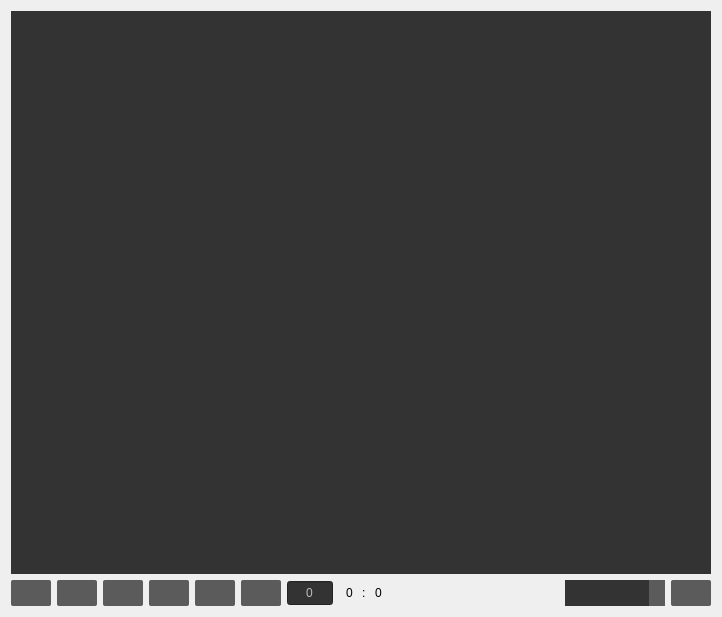
<?xml version="1.0" encoding="UTF-8"?>
<ui version="4.0">
 <class>Form</class>
 <widget class="QWidget" name="Form">
  <property name="geometry">
   <rect>
    <x>0</x>
    <y>0</y>
    <width>722</width>
    <height>617</height>
   </rect>
  </property>
  <property name="minimumSize">
   <size>
    <width>340</width>
    <height>240</height>
   </size>
  </property>
  <property name="windowTitle">
   <string>Form</string>
  </property>
  <property name="styleSheet">
   <string notr="true">
















QTabWidget::pane { /* The tab widget frame */
}

QTabWidget::tab-bar {
   /* move to the right by 5px */
    background: black;

}

/* Style the tab using the tab sub-control. Note that
    it reads QTabBar _not_ QTabWidget */
QTabBar::tab {
color: white;
    background: #363636;
    padding: 6px 26px 6px 26px;
}


QTabBar::tab:selected, QTabBar::tab:hover {
    background: #5b5b5b;
}

QTabBar::tab:selected {
    border-color: #9B9B9B;
}

QTabBar::tab:!selected {
    border-color: #474747;

}

/* make use of negative margins for overlapping tabs */
QTabBar::tab:selected {
    background: 474747;

    /* expand/overlap to the left and right by 4px */

}

QTabBar::tab:first:selected {
    margin-left: 0; /* the first selected tab has nothing to overlap with on the left */
}

QTabBar::tab:last:selected {
    margin-right: 0; /* the last selected tab has nothing to overlap with on the right */
}

QTabBar::tab:only-one {
    margin: 0; /* if there is only one tab, we don't want overlapping margins */
}
















		QMenuBar
		{	
			color: #fff;

			background-color: #363636;
		}

		QMenuBar::item
		{	
			color: #fff;

			background-color: #474747;
		}

		QMenuBar::item:selected
		{	
			color: #fff;

			background-color: #363636;
		}
		
		QMenu
		{
			background-color: #363636;			
			color: #fff;
		
		}


		QMenu::item:selected
		{
			background-color: #fff;			
			color: #34495e;
			
		}

















QToolBar {
    background: #363636;
    spacing: 3px; /* spacing between items in the tool bar */
}

QToolBar::handle {
/*
    background: #363636;
*/
}

</string>
  </property>
  <layout class="QVBoxLayout" name="verticalLayout">
   <item>
    <widget class="QLabel" name="viewer">
     <property name="sizePolicy">
      <sizepolicy hsizetype="Preferred" vsizetype="MinimumExpanding">
       <horstretch>0</horstretch>
       <verstretch>0</verstretch>
      </sizepolicy>
     </property>
     <property name="styleSheet">
      <string notr="true">background-color: #333333</string>
     </property>
     <property name="text">
      <string/>
     </property>
     <property name="scaledContents">
      <bool>false</bool>
     </property>
     <property name="alignment">
      <set>Qt::AlignCenter</set>
     </property>
    </widget>
   </item>
   <item>
    <layout class="QHBoxLayout" name="horizontalLayout">
     <item>
      <layout class="QHBoxLayout" name="horizontalLayout_3">
       <item>
        <widget class="QPushButton" name="btn_s_frame">
         <property name="enabled">
          <bool>false</bool>
         </property>
         <property name="minimumSize">
          <size>
           <width>0</width>
           <height>26</height>
          </size>
         </property>
         <property name="maximumSize">
          <size>
           <width>16777215</width>
           <height>26</height>
          </size>
         </property>
         <property name="styleSheet">
          <string notr="true">QPushButton
{
color: white;
font-size: 12px;
padding: 20px 4px 20px 4px;
border-radius: 2px;
background-color: #5b5b5b;
}

QPushButton::hover 
{
background-color: #888888;
}

QPushButton::pressed 
{
background-color: #E84A5F;
}







</string>
         </property>
         <property name="text">
          <string/>
         </property>
        </widget>
       </item>
       <item>
        <widget class="QPushButton" name="btn_p_frame">
         <property name="enabled">
          <bool>false</bool>
         </property>
         <property name="minimumSize">
          <size>
           <width>0</width>
           <height>26</height>
          </size>
         </property>
         <property name="maximumSize">
          <size>
           <width>16777215</width>
           <height>26</height>
          </size>
         </property>
         <property name="styleSheet">
          <string notr="true">QPushButton
{
color: white;
font-size: 12px;
padding: 20px 4px 20px 4px;
border-radius: 2px;
background-color: #5b5b5b;
}

QPushButton::hover 
{
background-color: #888888;
}

QPushButton::pressed 
{
background-color: #E84A5F;
}







</string>
         </property>
         <property name="text">
          <string/>
         </property>
        </widget>
       </item>
       <item>
        <widget class="QPushButton" name="btn_play">
         <property name="enabled">
          <bool>false</bool>
         </property>
         <property name="minimumSize">
          <size>
           <width>0</width>
           <height>26</height>
          </size>
         </property>
         <property name="maximumSize">
          <size>
           <width>16777215</width>
           <height>26</height>
          </size>
         </property>
         <property name="styleSheet">
          <string notr="true">QPushButton
{
color: white;
font-size: 12px;
padding: 20px 4px 20px 4px;
border-radius: 2px;
background-color: #5b5b5b;
}

QPushButton::hover 
{
background-color: #888888;
}

QPushButton::pressed 
{
background-color: #E84A5F;
}



QPushButton::checked 
{
background-color: #E84A5F;
}







</string>
         </property>
         <property name="text">
          <string/>
         </property>
         <property name="checkable">
          <bool>false</bool>
         </property>
        </widget>
       </item>
       <item>
        <widget class="QPushButton" name="btn_n_frame">
         <property name="enabled">
          <bool>false</bool>
         </property>
         <property name="minimumSize">
          <size>
           <width>0</width>
           <height>26</height>
          </size>
         </property>
         <property name="maximumSize">
          <size>
           <width>16777215</width>
           <height>26</height>
          </size>
         </property>
         <property name="styleSheet">
          <string notr="true">QPushButton
{
color: white;
font-size: 12px;
padding: 20px 4px 20px 4px;
border-radius: 2px;
background-color: #5b5b5b;
}

QPushButton::hover 
{
background-color: #888888;
}

QPushButton::pressed 
{
background-color: #E84A5F;
}







</string>
         </property>
         <property name="text">
          <string/>
         </property>
        </widget>
       </item>
       <item>
        <widget class="QPushButton" name="btn_e_frame">
         <property name="enabled">
          <bool>false</bool>
         </property>
         <property name="minimumSize">
          <size>
           <width>0</width>
           <height>26</height>
          </size>
         </property>
         <property name="maximumSize">
          <size>
           <width>16777215</width>
           <height>26</height>
          </size>
         </property>
         <property name="styleSheet">
          <string notr="true">QPushButton
{
color: white;
font-size: 12px;
padding: 20px 4px 20px 4px;
border-radius: 2px;
background-color: #5b5b5b;
}

QPushButton::hover 
{
background-color: #888888;
}

QPushButton::pressed 
{
background-color: #E84A5F;
}







</string>
         </property>
         <property name="text">
          <string/>
         </property>
        </widget>
       </item>
       <item>
        <widget class="QPushButton" name="btn_loop">
         <property name="enabled">
          <bool>false</bool>
         </property>
         <property name="minimumSize">
          <size>
           <width>0</width>
           <height>26</height>
          </size>
         </property>
         <property name="maximumSize">
          <size>
           <width>16777215</width>
           <height>26</height>
          </size>
         </property>
         <property name="styleSheet">
          <string notr="true">QPushButton
{
color: white;
font-size: 12px;
padding: 20px 4px 20px 4px;
border-radius: 2px;
background-color: #5b5b5b;
}

QPushButton::hover 
{
background-color: #888888;
}

QPushButton::pressed 
{
background-color: #E84A5F;
}



QPushButton::checked 
{
background-color: #E84A5F;
}






</string>
         </property>
         <property name="text">
          <string/>
         </property>
         <property name="checkable">
          <bool>true</bool>
         </property>
        </widget>
       </item>
       <item>
        <widget class="QSpinBox" name="sb_time_shift">
         <property name="enabled">
          <bool>false</bool>
         </property>
         <property name="minimumSize">
          <size>
           <width>46</width>
           <height>26</height>
          </size>
         </property>
         <property name="maximumSize">
          <size>
           <width>46</width>
           <height>26</height>
          </size>
         </property>
         <property name="toolTip">
          <string>Set Start Frame Of Reference</string>
         </property>
         <property name="styleSheet">
          <string notr="true">QSpinBox {
	background-color: #333333;

font-size: 12px;
font-family:&quot;Comic Sans MS&quot;, cursive, sans-serif;
}



QSpinBox::selected {
	background-color: #333333;
	border-radius: 5px;
}


</string>
         </property>
         <property name="wrapping">
          <bool>false</bool>
         </property>
         <property name="alignment">
          <set>Qt::AlignCenter</set>
         </property>
         <property name="buttonSymbols">
          <enum>QAbstractSpinBox::NoButtons</enum>
         </property>
         <property name="suffix">
          <string/>
         </property>
         <property name="minimum">
          <number>-10000000</number>
         </property>
         <property name="maximum">
          <number>10000000</number>
         </property>
        </widget>
       </item>
       <item>
        <layout class="QHBoxLayout" name="horizontalLayout_4">
         <item>
          <widget class="QLabel" name="maxframe">
           <property name="minimumSize">
            <size>
             <width>0</width>
             <height>0</height>
            </size>
           </property>
           <property name="styleSheet">
            <string notr="true">font-size: 12px;
font-family:&quot;Comic Sans MS&quot;, cursive, sans-serif;

padding-left: 4px;</string>
           </property>
           <property name="text">
            <string>0</string>
           </property>
          </widget>
         </item>
         <item>
          <widget class="QLabel" name="label_4">
           <property name="minimumSize">
            <size>
             <width>0</width>
             <height>0</height>
            </size>
           </property>
           <property name="styleSheet">
            <string notr="true">font-size: 12px;
font-family:&quot;Comic Sans MS&quot;, cursive, sans-serif;</string>
           </property>
           <property name="text">
            <string>:</string>
           </property>
          </widget>
         </item>
         <item>
          <widget class="QLabel" name="refframe">
           <property name="minimumSize">
            <size>
             <width>0</width>
             <height>0</height>
            </size>
           </property>
           <property name="styleSheet">
            <string notr="true">font-size: 12px;
font-family:&quot;Comic Sans MS&quot;, cursive, sans-serif;


padding-right: 4px;
</string>
           </property>
           <property name="text">
            <string>0</string>
           </property>
          </widget>
         </item>
         <item>
          <widget class="QLabel" name="state">
           <property name="minimumSize">
            <size>
             <width>40</width>
             <height>0</height>
            </size>
           </property>
           <property name="styleSheet">
            <string notr="true">font-size: 14px;
font-family:&quot;Comic Sans MS&quot;, cursive, sans-serif;</string>
           </property>
           <property name="text">
            <string/>
           </property>
          </widget>
         </item>
        </layout>
       </item>
       <item>
        <spacer name="horizontalSpacer_2">
         <property name="orientation">
          <enum>Qt::Horizontal</enum>
         </property>
         <property name="sizeHint" stdset="0">
          <size>
           <width>80</width>
           <height>20</height>
          </size>
         </property>
        </spacer>
       </item>
       <item>
        <widget class="QSlider" name="sl_opacity">
         <property name="minimumSize">
          <size>
           <width>50</width>
           <height>26</height>
          </size>
         </property>
         <property name="maximumSize">
          <size>
           <width>100</width>
           <height>26</height>
          </size>
         </property>
         <property name="toolTip">
          <string>Change The Window Opacity</string>
         </property>
         <property name="styleSheet">
          <string notr="true">QSlider::groove:horizontal {
    background: #333333;
}

QSlider::handle:horizontal {
    background: #5b5b5b;
    width: 16px;

}</string>
         </property>
         <property name="minimum">
          <number>30</number>
         </property>
         <property name="maximum">
          <number>100</number>
         </property>
         <property name="pageStep">
          <number>2</number>
         </property>
         <property name="value">
          <number>100</number>
         </property>
         <property name="orientation">
          <enum>Qt::Horizontal</enum>
         </property>
        </widget>
       </item>
       <item>
        <widget class="QPushButton" name="btn_load_seq">
         <property name="enabled">
          <bool>true</bool>
         </property>
         <property name="minimumSize">
          <size>
           <width>0</width>
           <height>26</height>
          </size>
         </property>
         <property name="maximumSize">
          <size>
           <width>16777215</width>
           <height>26</height>
          </size>
         </property>
         <property name="styleSheet">
          <string notr="true">QPushButton
{
color: white;
font-size: 12px;
padding: 20px 4px 20px 4px;
border-radius: 2px;
background-color: #5b5b5b;
}

QPushButton::hover 
{
background-color: #E84A5F;
}

QPushButton::pressed 
{
background-color: #E84A5F;
}







</string>
         </property>
         <property name="text">
          <string/>
         </property>
        </widget>
       </item>
       <item>
        <layout class="QHBoxLayout" name="horizontalLayout_2"/>
       </item>
      </layout>
     </item>
    </layout>
   </item>
  </layout>
 </widget>
 <resources/>
 <connections/>
</ui>
